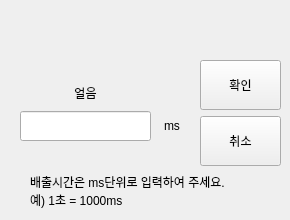
      <widget class="QWidget" name="ICE">
       <widget class="QWidget" name="layoutWidget_3">
        <property name="geometry">
         <rect>
          <x>200</x>
          <y>60</y>
          <width>81</width>
          <height>108</height>
         </rect>
        </property>
        <layout class="QVBoxLayout" name="verticalLayout_6">
         <item>
          <widget class="QPushButton" name="BTN_ICE_OK">
           <property name="minimumSize">
            <size>
             <width>50</width>
             <height>50</height>
            </size>
           </property>
           <property name="text">
            <string>확인</string>
           </property>
          </widget>
         </item>
         <item>
          <widget class="QPushButton" name="BTN_ICE_CANCEL">
           <property name="minimumSize">
            <size>
             <width>50</width>
             <height>50</height>
            </size>
           </property>
           <property name="text">
            <string>취소</string>
           </property>
          </widget>
         </item>
        </layout>
       </widget>
       <widget class="QWidget" name="layoutWidget">
        <property name="geometry">
         <rect>
          <x>20</x>
          <y>80</y>
          <width>167</width>
          <height>61</height>
         </rect>
        </property>
        <layout class="QGridLayout" name="gridLayout">
         <item row="0" column="0">
          <widget class="QLabel" name="label_5">
           <property name="text">
            <string>얼음</string>
           </property>
           <property name="alignment">
            <set>Qt::AlignCenter</set>
           </property>
          </widget>
         </item>
         <item row="1" column="0">
          <widget class="QLineEdit" name="LE_ICE">
           <property name="minimumSize">
            <size>
             <width>0</width>
             <height>30</height>
            </size>
           </property>
           <property name="alignment">
            <set>Qt::AlignCenter</set>
           </property>
          </widget>
         </item>
         <item row="1" column="1">
          <widget class="QLabel" name="label_11">
           <property name="minimumSize">
            <size>
             <width>30</width>
             <height>0</height>
            </size>
           </property>
           <property name="text">
            <string>ms</string>
           </property>
           <property name="alignment">
            <set>Qt::AlignCenter</set>
           </property>
          </widget>
         </item>
        </layout>
       </widget>
       <widget class="QLabel" name="label_6">
        <property name="geometry">
         <rect>
          <x>30</x>
          <y>170</y>
          <width>241</width>
          <height>41</height>
         </rect>
        </property>
        <property name="text">
         <string>배출시간은 ms단위로 입력하여 주세요.
예) 1초 = 1000ms</string>
        </property>
       </widget>
      </widget>
